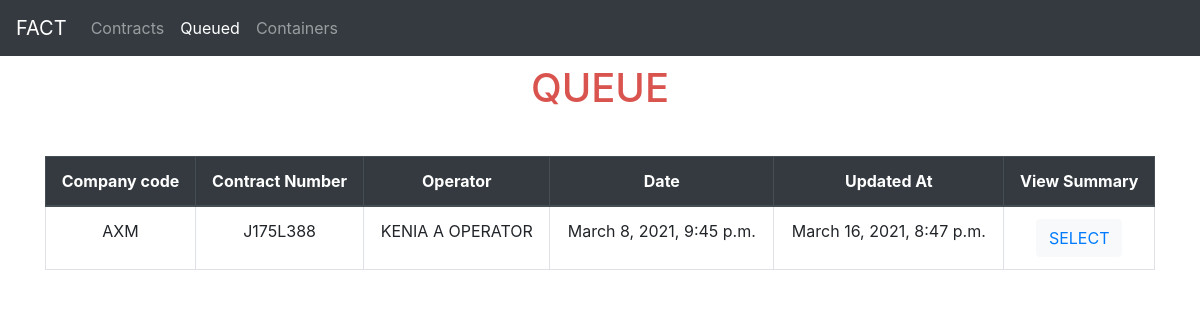
Page /queue/ on the earlier database version.
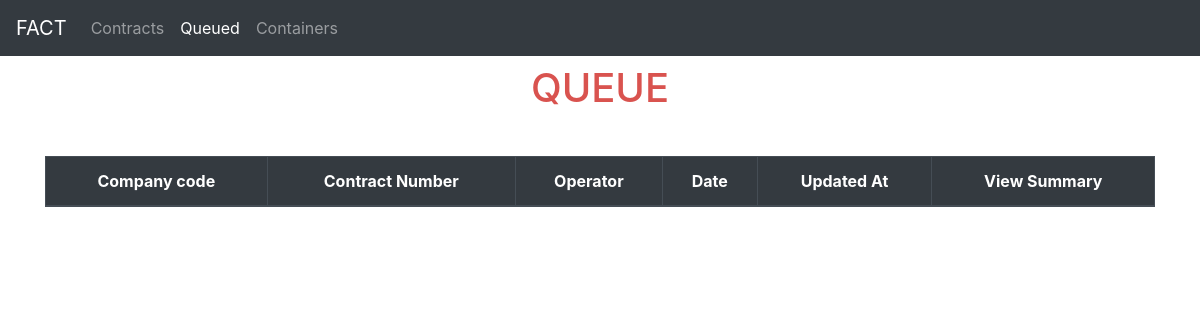
Same page on the later database version.
### contracts/models.py (models this page shows, shortened)
class Contract(models.Model):
    contract_number = models.CharField(max_length=10)
    company_code = models.CharField(max_length=3)
    product = models.CharField(max_length=25)
    operator = models.CharField(max_length=50)
    total_weight = models.PositiveIntegerField()
    contract_date = models.DateTimeField(default=timezone.now)
    restrictions = models.CharField(max_length=20)
    curr_containers = models.JSONField(null=True, blank=True)
    pend_containers = models.JSONField(null=True, blank=True)
    contract_date_updated_at = models.DateTimeField(auto_now=True)

### pages/views.py (the view)
# urls.py: path('queue/', QueuedContractsListView.as_view(), name='queue_list'),
class QueuedContractsListView(ListView):
    model = Contract
    context_object_name = "contracts"
    template_name = 'queue.html'

### templates/queue.html (shortened to what this page needs)
{% extends 'base.html' %}
{% block content %}
<div id="__contracts">
    <h1 style="text-align:center; color:#d9534f; margin-bottom: 1.1em">QUEUE</h1>
    <table class="table table-bordered table-hover table-lg" style="width: 100%;">
        <thead class="thead-dark" style="text-align: center;">
        <th scope="col">Company code</th>
        <th scope="col">Contract Number</th>
        <th scope="col">Operator</th>
        <th scope="col">Date</th>
        <th scope="col">Updated At</th>
        <th scope="col">View Summary</th>
      </thead>
      {% for contract in contracts %}
      {% if contract.pend_containers %}
      <tbody style="text-align: center;">
      <tr>
        <td scope="row">{{ contract.company_code }}</td>
        <td scope="row">{{ contract.contract_number }}</td>
        <td scope="row">{{ contract.operator }}</td>
        <td scope="row">{{ contract.contract_date }}</td>
        <td scope="row">{{ contract.contract_date_updated_at }}</td>
        <td scope="row"><button type="button" class="btn btn-light"><a href="{% url 'pending' contract.id %}">SELECT</a></button></td>
      </tr>
    </tbody>
      {% endif %}
      {% endfor %}
{% endblock content %}

### templates/base.html (shortened to what this page needs)
<!DOCTYPE html>
{% load static %}
<html lang="en">
<head>
    <link rel="stylesheet" href ="{% block css %}{% static 'css/base.css' %}{% endblock css %}">
    <link
      rel="stylesheet"
      href="https://cdn.jsdelivr.net/npm/bootstrap@4.6.0/dist/css/bootstrap.min.css"
    />
    <link rel="stylesheet" href="https://cdn.datatables.net/1.10.24/css/dataTables.bootstrap4.min.css">
  </head>
  <body>
    <nav class="navbar navbar-expand-lg navbar-dark bg-dark">
      <div class="collapse navbar-collapse" id="navbarTogglerDemo01">
        <a class="navbar-brand" href="{% url 'home' %}">FACT</a>
      <div class="collapse navbar-collapse" id="navbarSupportedContent">
        <ul class="navbar-nav mr-auto">
          {% with url_name=request.resolver_match.url_name %}
          <li class="nav-item {% if url_name == 'contracts' or url_name == 'contract_detail' %}active{% endif %}">
            <a class="nav-link" href="{% url 'contracts' %}">Contracts</a>
          </li>
          <li class="nav-item {% if url_name == 'queue_list' %}active{% endif %}">
            <a class="nav-link" href="{% url 'queue_list' %}">Queued</a>
          </li>
          <li class="nav-item {% if url_name == 'containers' %}active{% endif %}">
            <a class="nav-link" href="{% url 'containers' %}">Containers</a>
          </li>
          {% endwith %}
        </ul>
      </div>
      </div>
    </nav>
    <main class="container py-2">{% block content %}
      {% endblock content %}</main>
  </body>
</html>

Differences in the rows shown:
no longer on this page (row edited): Contract: company_code "AXM", contract_number "J175L388", operator "KENIA A OPERATOR", contract_date "March 8, 2021, 9:45 p.m.", contract_date_updated_at "March 16, 2021, 8:47 p.m."
